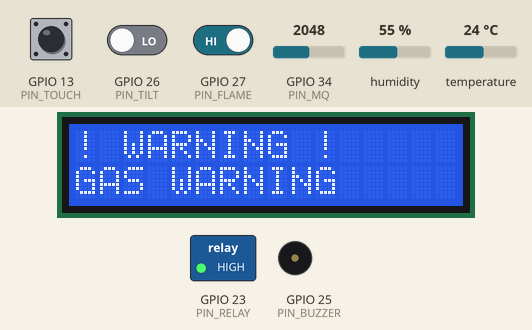
Recording of a sketch running on a simulated ESP32. On the bench: 16×2 character LCD, switched loads named in the sketch (green lamp = pin HIGH), buzzer (waves = sounding, pin HIGH). Inputs (shaded band) come from the test bench; at power-on: GPIO 34 (PIN_MQ) = 2048, GPIO 27 (PIN_FLAME) HIGH, GPIO 13 (PIN_TOUCH) LOW, GPIO 26 (PIN_TILT) LOW, humidity 55 %, temperature 24 °C. WiFi joins after 1.5 s; servers stay silent unless stated; what the sketch prints to the serial monitor is not drawn.

Above: at 3.8 s.
3.9 s: GPIO 34 (PIN_MQ) set to 2471
6.2 s: GPIO 34 (PIN_MQ) set to 2564
At 7.61 s:
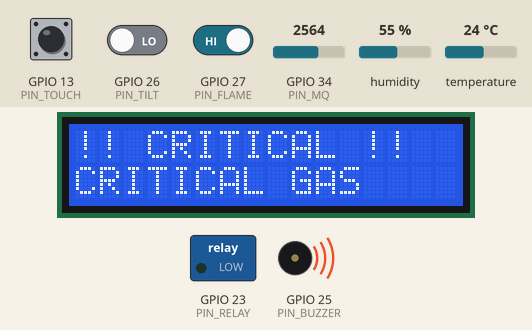
8.7 s: GPIO 27 (PIN_FLAME) driven LOW
At 10.05 s:
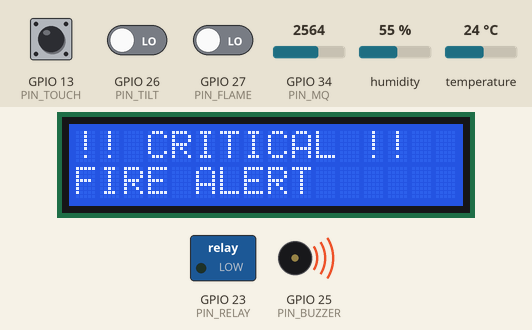
11.8 s: GPIO 13 (PIN_TOUCH) pulled HIGH for 1 s
At 12.85 s:
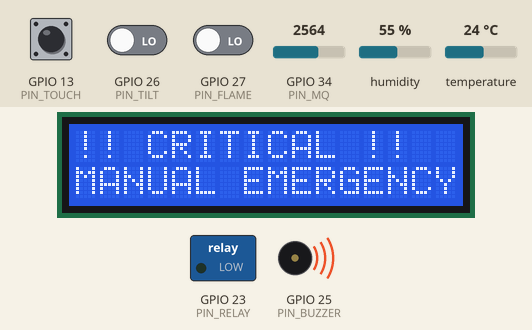
13.4 s: GPIO 27 (PIN_FLAME) driven HIGH
At 20.4 s:
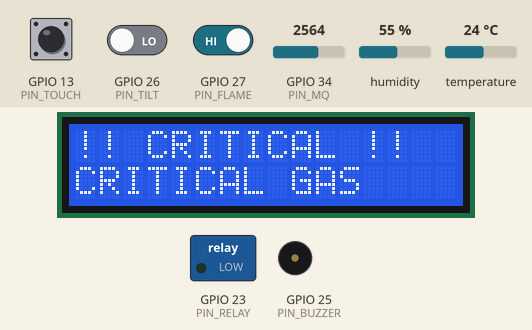
21.0 s: GPIO 34 (PIN_MQ) set to 2047
At 21.84 s:
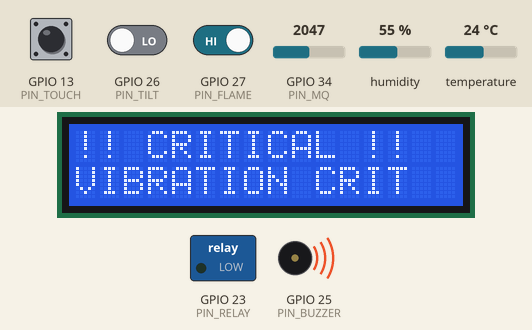
Timing chart, 0 to 24.8 s (numbered marks = the images above; inputs shaded):
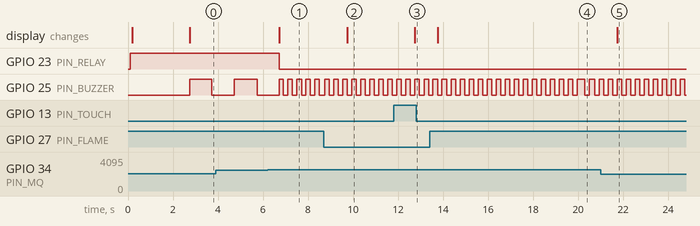

Measured:
- the behaviour switches between 2499 and 2500 on GPIO 34 (PIN_MQ) (found by bisection; images 0 and 1)
- after the input at 6.2 s, GPIO 23 (PIN_RELAY): HIGH → LOW after 0.53 s; the display: changes after 0.53 s (image 1)
- after the input at 8.7 s, the display: changes after 1.1 s (image 2)
- after the input at 11.8 s, the display: changes after 0.95 s (image 3)
- after the input at 13.4 s, the display: changes after 0.36 s (image 4)
- after the input at 21.0 s, the display: changes after 0.75 s (image 5)

The sketch:

IoT_Industrial_Safety.ino
```cpp
/*
  ================================================================================
  PROJECT: IoT-Based Multi-Sensor Industrial Safety & Machine Condition Monitoring
  TARGET BOARD: ESP32 DevKit
  FRAMEWORK: Arduino C++
  ================================================================================
*/

#include <WiFi.h>
#include <Wire.h>
#include <LiquidCrystal_I2C.h>
#include <DHT.h>
#include <ThingSpeak.h>

// ================= CONFIGURATION =================
// --- Wi-Fi ---
const char* WIFI_SSID = "YOUR_WIFI_SSID";
const char* WIFI_PASSWORD = "YOUR_WIFI_PASSWORD";

// --- ThingSpeak ---
unsigned long THINGSPEAK_CHANNEL_ID = 3513219;
const char* THINGSPEAK_WRITE_API_KEY = "YOUR_THINGSPEAK_WRITE_API_KEY";
const unsigned long THINGSPEAK_INTERVAL_MS = 20000; // 20 sec

// --- Sensor Logic (Active HIGH/LOW) ---
const bool FLAME_ACTIVE_LOW = true;
const bool VIBRATION_ACTIVE_LOW = true;
const bool TOUCH_ACTIVE_HIGH = true;
const bool RELAY_ACTIVE_LOW = true;

// --- Thresholds ---
const float TEMP_WARNING = 35.0;
const float TEMP_CRITICAL = 45.0;

int GAS_WARNING_THRESHOLD = 1500;  // Calibration needed based on module
int GAS_CRITICAL_THRESHOLD = 2500;

// --- Vibration Escalation ---
const int VIBRATION_WARNING_COUNT = 3;
const int VIBRATION_CRITICAL_COUNT = 10;
const unsigned long VIBRATION_WINDOW_MS = 10000; // 10 seconds window
const unsigned long VIBRATION_RESET_MS = 30000;  // Reset after 30 sec of quiet

// --- System ---
const unsigned long SENSOR_INTERVAL_MS = 1000;
#define DEBUG_MODE true

// ============================================================================
// HARDWARE PIN DEFINITIONS
// ============================================================================
#define DHTPIN 4
#define DHTTYPE DHT11

#define PIN_FLAME 27
#define PIN_MQ 34
#define PIN_TILT 26
#define PIN_TOUCH 13
#define PIN_BUZZER 25
#define PIN_RELAY 23

// I2C Pins for LCD: SDA=21, SCL=22.
LiquidCrystal_I2C* lcd = nullptr;
bool lcdConnected = false;

// ============================================================================
// SYSTEM STATES & EVENTS
// ============================================================================
enum SystemStatus {
  STATUS_NORMAL = 0,
  STATUS_WARNING = 1,
  STATUS_CRITICAL = 2
};

enum EventCode {
  EVENT_NONE = 0,
  EVENT_HIGH_TEMP = 1,
  EVENT_HIGH_GAS = 2,
  EVENT_FLAME = 3,
  EVENT_VIBRATION = 4,
  EVENT_TOUCH = 5,
  EVENT_MULTIPLE = 6
};

SystemStatus currentStatus = STATUS_NORMAL;
SystemStatus previousStatus = STATUS_NORMAL;

EventCode currentEventCode = EVENT_NONE;
String currentEventMessage = "NORMAL";
String previousEventMessage = "";

// Sensor Readings
float currentTemp = 0.0;
float currentHumidity = 0.0;
int currentGas = 0;
bool flameDetected = false;
bool touchDetected = false;

// Vibration Tracking
int vibrationCount = 0;
unsigned long firstVibrationTime = 0;
unsigned long lastVibrationTime = 0;
bool vibrationWarning = false;
bool vibrationCritical = false;

// Timers
unsigned long lastSensorRead = 0;
unsigned long lastThingSpeakUpdate = 0;
unsigned long lastBuzzerToggle = 0;
unsigned long lastLCDRotate = 0;

bool buzzerState = false;
int lcdScreenState = 0;
WiFiClient client;
DHT dht(DHTPIN, DHTTYPE);

// ============================================================================
// SETUP
// ============================================================================
void setup() {
  Serial.begin(115200);
  delay(100);

  Serial.println(F("\n========================================"));
  Serial.println(F("IoT Industrial Safety System"));
  Serial.println(F("========================================"));
  Serial.println(F("ESP32 Initializing..."));

  // 1. GPIO
  pinMode(PIN_FLAME, INPUT);
  pinMode(PIN_MQ, INPUT);
  pinMode(PIN_TILT, INPUT);
  pinMode(PIN_TOUCH, INPUT);
  pinMode(PIN_BUZZER, OUTPUT);
  pinMode(PIN_RELAY, OUTPUT);

  digitalWrite(PIN_BUZZER, LOW);
  digitalWrite(PIN_RELAY, RELAY_ACTIVE_LOW ? HIGH : LOW);

  // 2. DHT11
  dht.begin();
  Serial.println(F("DHT11: OK"));

  // 3. I2C & LCD Auto-Scan
  Wire.begin(21, 22);
  byte error, address;
  int foundAddress = 0;

  for(address = 1; address < 127; address++ ) {
    Wire.beginTransmission(address);
    error = Wire.endTransmission();
    if (error == 0) {
      if (address == 0x27 || address == 0x3F) {
        foundAddress = address;
        break;
      }
    }
  }

  if (foundAddress != 0) {
    lcd = new LiquidCrystal_I2C(foundAddress, 16, 2);
    lcd->init();
    lcd->backlight();
    lcdConnected = true;
    Serial.print(F("LCD: DETECTED at 0x"));
    Serial.println(foundAddress, HEX);
    lcd->setCursor(0,0);
    lcd->print("SYSTEM BOOTING");
  } else {
    Serial.println(F("LCD: NOT DETECTED"));
  }

  // 4. Wi-Fi
  Serial.println(F("WiFi: CONNECTING..."));
  WiFi.begin(WIFI_SSID, WIFI_PASSWORD);
  // We don't block forever
  unsigned long wifiStartTime = millis();
  while (WiFi.status() != WL_CONNECTED && millis() - wifiStartTime < 5000) {
    delay(500);
    Serial.print(".");
  }
  if (WiFi.status() == WL_CONNECTED) {
    Serial.println(F("\nWiFi CONNECTED"));
  } else {
    Serial.println(F("\nWiFi OFFLINE (Operating in Local Mode)"));
  }

  // 5. ThingSpeak
  ThingSpeak.begin(client);
  Serial.println(F("ThingSpeak: READY"));

  // 6. MQ-2 Baseline (Simple)
  Serial.println(F("MQ-2: Calibrating baseline..."));
  long gasSum = 0;
  for(int i=0; i<10; i++) {
    gasSum += analogRead(PIN_MQ);
    delay(100);
  }
  Serial.print(F("MQ-2 Baseline: "));
  Serial.println(gasSum / 10);

  Serial.println(F("========================================"));
  Serial.println(F("System Ready. Entering Monitoring Mode."));
}

// ============================================================================
// MAIN LOOP
// ============================================================================
void loop() {
  unsigned long currentMillis = millis();

  // 1. Polling Sensors
  if (currentMillis - lastSensorRead >= SENSOR_INTERVAL_MS) {
    lastSensorRead = currentMillis;
    readSensors();
    updateVibrationLogic(currentMillis);
    determineSystemStatus();
    handleEvents();
    updateLCD(currentMillis);
    if (DEBUG_MODE) printSerialStatus();
  }

  // 2. High-speed emergency polling (Flame & Touch)
  readFastSensors();
  if (flameDetected || touchDetected) {
     determineSystemStatus();
     handleEvents();
  }

  // 3. Actuators
  updateOutputs(currentMillis);

  // 4. Wi-Fi Maintenance
  maintainWiFi(currentMillis);

  // 5. Cloud Upload
  if (currentMillis - lastThingSpeakUpdate >= THINGSPEAK_INTERVAL_MS) {
    lastThingSpeakUpdate = currentMillis;
    sendThingSpeakData();
  }
}

// ============================================================================
// SENSOR READING
// ============================================================================
void readFastSensors() {
  bool rawFlame = digitalRead(PIN_FLAME);
  flameDetected = FLAME_ACTIVE_LOW ? !rawFlame : rawFlame;

  bool rawTouch = digitalRead(PIN_TOUCH);
  touchDetected = TOUCH_ACTIVE_HIGH ? rawTouch : !rawTouch;
}

void readSensors() {
  readFastSensors();

  float h = dht.readHumidity();
  float t = dht.readTemperature();
  if (isnan(h) || isnan(t)) {
    if (DEBUG_MODE) Serial.println(F("[DHT ERROR] Invalid reading"));
  } else {
    currentHumidity = h;
    currentTemp = t;
  }

  currentGas = analogRead(PIN_MQ);
}

void updateVibrationLogic(unsigned long currentMillis) {
  bool rawTilt = digitalRead(PIN_TILT);
  bool tiltNow = VIBRATION_ACTIVE_LOW ? !rawTilt : rawTilt;

  if (tiltNow) {
    if (vibrationCount == 0) {
      firstVibrationTime = currentMillis;
    }
    lastVibrationTime = currentMillis;
    vibrationCount++;
  }

  // Escalation Evaluation
  if (vibrationCount > 0) {
    if (currentMillis - firstVibrationTime <= VIBRATION_WINDOW_MS) {
      if (vibrationCount >= VIBRATION_CRITICAL_COUNT) {
        vibrationCritical = true;
        vibrationWarning = false;
      } else if (vibrationCount >= VIBRATION_WARNING_COUNT) {
        vibrationWarning = true;
      }
    }
  }

  // Reset logic
  if (vibrationCount > 0 && (currentMillis - lastVibrationTime >= VIBRATION_RESET_MS)) {
    vibrationCount = 0;
    vibrationWarning = false;
    vibrationCritical = false;
    if (DEBUG_MODE) Serial.println(F("[VIBRATION] Cooldown passed. Logic reset."));
  }
}

// ============================================================================
// STATUS DETERMINATION
// ============================================================================
void determineSystemStatus() {
  previousStatus = currentStatus;

  // 1. CRITICAL
  if (touchDetected) {
    currentStatus = STATUS_CRITICAL;
    currentEventCode = EVENT_TOUCH;
    currentEventMessage = "MANUAL EMERGENCY";
  } else if (flameDetected) {
    currentStatus = STATUS_CRITICAL;
    currentEventCode = EVENT_FLAME;
    currentEventMessage = "FIRE ALERT";
  } else if (currentTemp >= TEMP_CRITICAL) {
    currentStatus = STATUS_CRITICAL;
    currentEventCode = EVENT_HIGH_TEMP;
    currentEventMessage = "HIGH TEMP";
  } else if (currentGas >= GAS_CRITICAL_THRESHOLD) {
    currentStatus = STATUS_CRITICAL;
    currentEventCode = EVENT_HIGH_GAS;
    currentEventMessage = "CRITICAL GAS";
  } else if (vibrationCritical) {
    currentStatus = STATUS_CRITICAL;
    currentEventCode = EVENT_VIBRATION;
    currentEventMessage = "VIBRATION CRIT";
  }
  // 2. WARNING
  else if (currentTemp >= TEMP_WARNING) {
    currentStatus = STATUS_WARNING;
    currentEventCode = EVENT_HIGH_TEMP;
    currentEventMessage = "TEMP WARNING";
  } else if (currentGas >= GAS_WARNING_THRESHOLD) {
    currentStatus = STATUS_WARNING;
    currentEventCode = EVENT_HIGH_GAS;
    currentEventMessage = "GAS WARNING";
  } else if (vibrationWarning) {
    currentStatus = STATUS_WARNING;
    currentEventCode = EVENT_VIBRATION;
    currentEventMessage = "VIBRATION WARN";
  }
  // 3. NORMAL
  else {
    currentStatus = STATUS_NORMAL;
    currentEventCode = EVENT_NONE;
    currentEventMessage = "NORMAL";
  }
}

// ============================================================================
// EVENT HANDLING (DEDUPLICATION)
// ============================================================================
void handleEvents() {
  if (currentStatus != previousStatus || currentEventMessage != previousEventMessage) {
    logEvent(currentEventMessage);
    previousEventMessage = currentEventMessage;
  }
}

void logEvent(String msg) {
  Serial.print(F("[EVENT] "));
  Serial.println(msg);
}

void printSerialStatus() {
  if (currentStatus == STATUS_NORMAL) return; // Keep log quiet during normal
  Serial.print(F("[TEMP] ")); Serial.print(currentTemp); Serial.println(F(" C"));
  Serial.print(F("[GAS] Raw ADC: ")); Serial.println(currentGas);
  Serial.print(F("[STATUS] ")); Serial.println(currentStatus == STATUS_CRITICAL ? "CRITICAL" : "WARNING");
  Serial.println(F("---"));
}

// ============================================================================
// OUTPUTS & ACTUATORS
// ============================================================================
void updateOutputs(unsigned long currentMillis) {
  // Buzzer
  if (currentStatus == STATUS_NORMAL) {
    digitalWrite(PIN_BUZZER, LOW);
    buzzerState = false;
  } else if (currentStatus == STATUS_WARNING) {
    if (currentMillis - lastBuzzerToggle >= 1000) {
      lastBuzzerToggle = currentMillis;
      buzzerState = !buzzerState;
      digitalWrite(PIN_BUZZER, buzzerState ? HIGH : LOW);
    }
  } else if (currentStatus == STATUS_CRITICAL) {
    // Rapid beep or continuous
    if (currentMillis - lastBuzzerToggle >= 200) {
      lastBuzzerToggle = currentMillis;
      buzzerState = !buzzerState;
      digitalWrite(PIN_BUZZER, buzzerState ? HIGH : LOW);
    }
  }

  // Relay
  if (currentStatus == STATUS_CRITICAL) {
    digitalWrite(PIN_RELAY, RELAY_ACTIVE_LOW ? LOW : HIGH);
  } else {
    digitalWrite(PIN_RELAY, RELAY_ACTIVE_LOW ? HIGH : LOW);
  }
}

void updateLCD(unsigned long currentMillis) {
  if (!lcdConnected) return;

  if (currentStatus == STATUS_CRITICAL) {
    lcd->clear();
    lcd->setCursor(0,0);
    lcd->print("!! CRITICAL !!");
    lcd->setCursor(0,1);
    lcd->print(currentEventMessage);
  }
  else if (currentStatus == STATUS_WARNING) {
    lcd->clear();
    lcd->setCursor(0,0);
    lcd->print("! WARNING !");
    lcd->setCursor(0,1);
    lcd->print(currentEventMessage);
  }
  else {
    // Rotate normal screens every 4 seconds
    if (currentMillis - lastLCDRotate >= 4000) {
      lastLCDRotate = currentMillis;
      lcdScreenState = !lcdScreenState;
      lcd->clear();
    }

    if (lcdScreenState == 0) {
      lcd->setCursor(0,0);
      lcd->print("SYSTEM: NORMAL");
      lcd->setCursor(0,1);
      lcd->print("T:"); lcd->print(currentTemp, 1);
      lcd->print("C H:"); lcd->print(currentHumidity, 0); lcd->print("%");
    } else {
      lcd->setCursor(0,0);
      lcd->print("GAS: "); lcd->print(currentGas);
      lcd->setCursor(0,1);
      lcd->print("VIBRATION: SAFE");
    }
  }
}

// ============================================================================
// WIFI & THINGSPEAK
// ============================================================================
void maintainWiFi(unsigned long currentMillis) {
  if (WiFi.status() != WL_CONNECTED) {
    static unsigned long lastWiFiRetry = 0;
    if (currentMillis - lastWiFiRetry >= 30000) {
      lastWiFiRetry = currentMillis;
      Serial.println(F("[WIFI] Retrying connection..."));
      WiFi.reconnect();
    }
  }
}

void sendThingSpeakData() {
  if (WiFi.status() != WL_CONNECTED) {
    if (DEBUG_MODE) Serial.println(F("[CLOUD] Wi-Fi offline. Upload skipped."));
    return;
  }
  if (THINGSPEAK_CHANNEL_ID == 0) return; // Unconfigured

  ThingSpeak.setField(1, currentTemp);
  ThingSpeak.setField(2, currentHumidity);
  ThingSpeak.setField(3, currentGas);
  ThingSpeak.setField(4, flameDetected ? 1 : 0);
  ThingSpeak.setField(5, vibrationCritical ? 2 : (vibrationWarning ? 1 : 0));
  ThingSpeak.setField(6, touchDetected ? 1 : 0);
  ThingSpeak.setField(7, (int)currentStatus);
  ThingSpeak.setField(8, (int)currentEventCode);

  int x = ThingSpeak.writeFields(THINGSPEAK_CHANNEL_ID, THINGSPEAK_WRITE_API_KEY);
  if (x == 200) {
    if (DEBUG_MODE) Serial.println(F("[CLOUD] ThingSpeak Updated"));
  } else {
    Serial.print(F("[CLOUD] Update failed: ")); Serial.println(x);
  }
}
```
